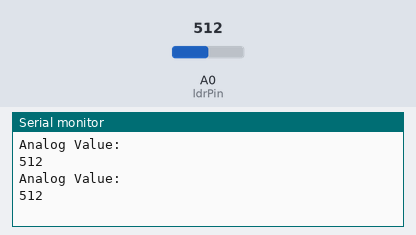
Recording of a sketch running on a simulated Arduino Uno, built with avr-gcc and run on an emulated ATmega328P. Shown: the last lines printed to the serial monitor. The inputs (shaded band) are chosen by the test bench; at power-on: A0 (ldrPin) = 512.

Above: at 2.8 s.
2.9 s: A0 (ldrPin) set to 716
At 5.0 s:
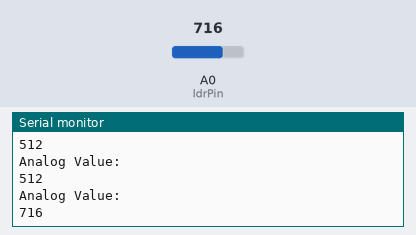
5.6 s: A0 (ldrPin) set to 900
At 6.5 s:
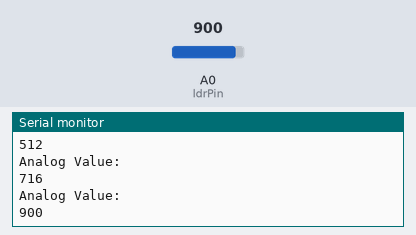
Timing chart, 0 to 8.6 s (numbered marks = the images above; inputs shaded):
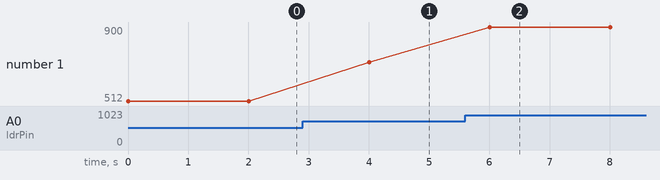

Measured:
- after the input at 2.9 s, the serial monitor: prints a new line after 1.1 s (image 1)
- after the input at 5.6 s, the serial monitor: prints a new line after 0.40 s (image 2)
- plotted number 1: 512 → 716 after the input at 2.9 s, 716 → 900 after the input at 5.6 s

The sketch:

LDRTest.ino
```cpp
/*
   Measuring ambient light by light dependent resistor module connected with ameba arduino and printing on I2C LCD
   Connecting A0 to ameba pin A0
   Connecting DO to ameba pin D14
   By Bruce Chiu
*/


const int ldrPin=A0;
const int doPin=14;
int analogValue=0,prevAnalogValue=0;

void setup() {
  // put your setup code here, to run once:
  Serial.begin(115200);

}

void loop() {
  // put your main code here, to run repeatedly:
  analogValue=analogRead(ldrPin);
  Serial.println("Analog Value:");
  Serial.println(analogValue);
  delay(2000);
}
```
